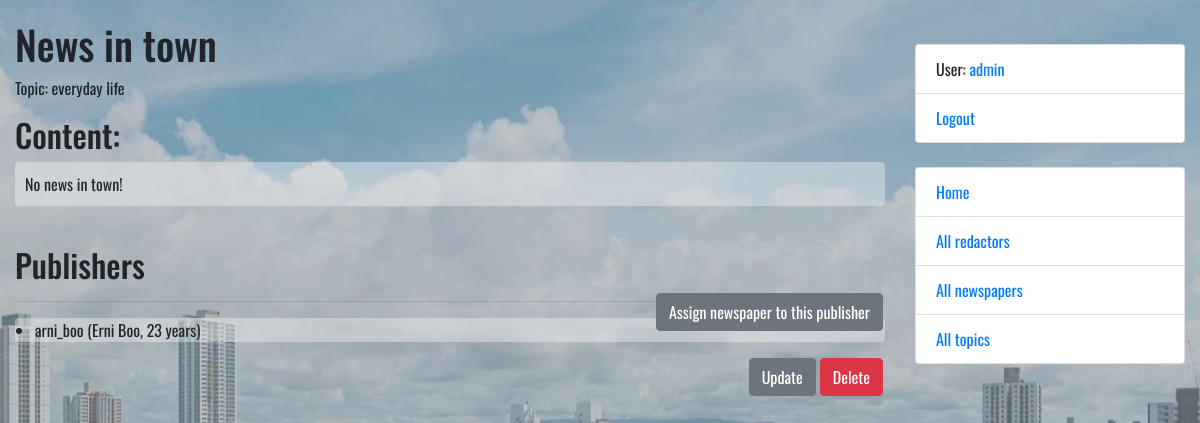
Page /newspapers/2/ (signed in) on the committed database.
### catalog/models.py (models this page shows, shortened)
class Newspaper(models.Model):
    title = models.CharField(max_length=255)
    content = models.TextField()
    published_date = models.DateField(auto_now=False)
    topic = models.ForeignKey(to=Topic, on_delete=models.CASCADE)
    redactors = models.ManyToManyField(to=settings.AUTH_USER_MODEL, related_name="newspapers")

class Topic(models.Model):
    name = models.CharField(max_length=255, unique=True)
    class Meta:
        ordering = ["name"]

class Redactor(AbstractUser):
    years_of_experience = models.IntegerField(null=True, blank=True)
    class Meta:
        verbose_name = "redactor"
        verbose_name_plural = "redactors"
    def get_absolute_url(self):
        return reverse("catalog:redactor-detail", kwargs={"pk": self.pk})

### catalog/views.py (the view)
# urls.py: path("newspapers/<int:pk>/", NewspaperDetailView.as_view(), name="newspaper-detail"),
class NewspaperDetailView(LoginRequiredMixin, generic.DetailView):
    model = Newspaper

### templates/catalog/newspaper_detail.html (shortened to what this page needs)
{% extends "base.html" %}
{% block content %}
  <h1>
    {{ newspaper.title }}
  </h1>
  <p>Topic: {{ newspaper.topic.name }}</p>
  <h2>
    Content:
  </h2>
    <p style="background-color: rgba(245, 245, 245, 0.4); border-radius: 4px; padding: 10px">{{ newspaper.content }}</p>
    <br>
    <h2>
      Publishers
    </h2>
    {% if newspaper in user.newspapers.all %}
      <a href="{% url 'catalog:toggle-newspaper-assign' pk=newspaper.id %}" class="btn btn-danger link-to-page">
        Delete newspaper from this publisher
      </a>
    {% else %}
      <a href="{% url 'catalog:toggle-newspaper-assign' pk=newspaper.id %}" class="btn btn-secondary link-to-page">
        Assign newspaper to this publisher
      </a>
    {% endif %}
  <hr>
  <ul style="background-color: rgba(245, 245, 245, 0.4); border-radius: 4px; padding-left: 20px">
    {% for redactor in newspaper.redactors.all %}
      <li>{{ redactor.username }}
        ({{ redactor.first_name }} {{ redactor.last_name }},
        {{ redactor.years_of_experience }} year{{ redactor.years_of_experience|pluralize }})</li>
    {% endfor %}
  </ul>
  <a href="{% url 'catalog:newspaper-delete' pk=newspaper.id %}" class="btn btn-danger link-to-page">
      Delete
  </a>
  <a href="{% url 'catalog:newspaper-update' pk=newspaper.id %}" class="btn btn-secondary link-to-page">
      Update
  </a>
{% endblock %}

### templates/includes/sidebar.html
<br>
<ul class="sidebar-nav list-group">
  {% if user.is_authenticated %}
    <li class="list-group-item">User: <a href="{{ user.get_absolute_url }}">{{ user.get_username }}</a></li>
    <li class="list-group-item"><a href="{% url 'logout'%}?next={{request.path}}">Logout</a></li>
  {% else %}
    <li class="list-group-item"><a href="{% url 'login'%}?next={{request.path}}">Login</a></li>
  {% endif %}
</ul>
<br>
<ul class="sidebar-nav list-group">
  <li class="list-group-item"><a href="{% url 'catalog:index' %}">Home</a></li>
  <li class="list-group-item"><a href="{% url 'catalog:redactor-list' %}">All redactors</a></li>
  <li class="list-group-item"><a href="{% url 'catalog:newspaper-list' %}">All newspapers</a></li>
  <li class="list-group-item"><a href="{% url 'catalog:topic-list' %}">All topics</a></li>
</ul>

### static/css/styles.css (style rules this page uses)
body { margin-top: 20px; font-family: 'Oswald', sans-serif; background-image: url('../images/background city sky.jpg'); background-repeat: no-repeat; background-size: cover; }
.link-to-page { float: right; margin: 0 2px 0 2px; }

### rows in the picture
Newspaper: title "News in town", topic.name "everyday life", content "No news in town!"
Redactor: username "arni_boo", first_name "Erni", last_name "Boo", years_of_experience "23"
Redactor: get_username "admin"
